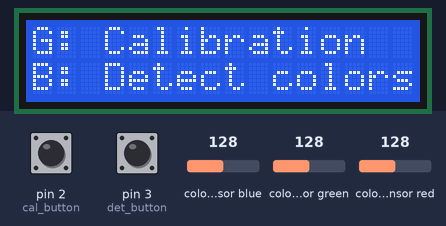
The sketch below on a simulated Arduino Uno, built with avr-gcc and run on an emulated ATmega328P. On the bench: 16×2 character LCD. Inputs (shaded band) come from the test bench; at power-on: pin 2 (cal_button) HIGH, pin 3 (det_button) HIGH, colour sensor blue 128, colour sensor green 128, colour sensor red 128.

Above: at 1.3 s.
1.4 s: pin 2 (cal_button) pulled LOW for 3.2 s
At 2.5 s:
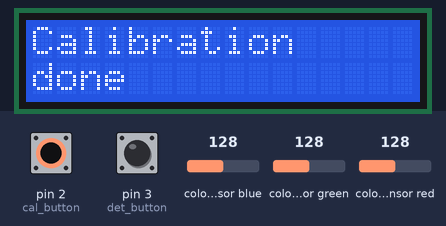
At 3.5 s:
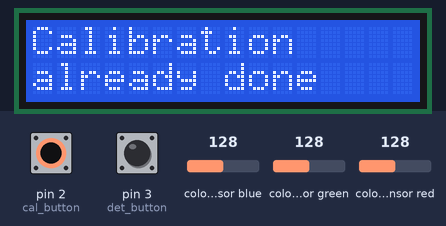
6.2 s: pin 3 (det_button) pulled LOW for 0.15 s
At 7.0 s:
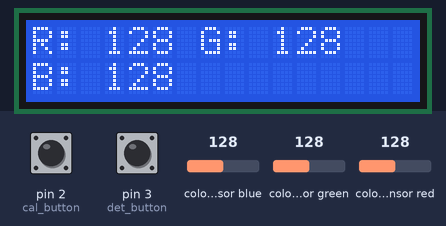
Timing chart, 0 to 9.2 s (numbered marks = the images above; inputs shaded):
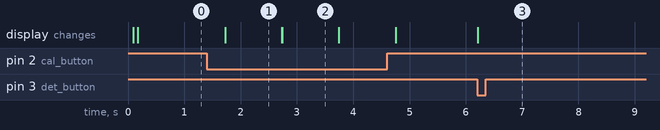

The sketch:

Color_detection.ino
```cpp
#include <MD_TCS230.h>
#include <FreqCount.h>
#include <LiquidCrystal.h>

#define  S2_OUT  12
#define  S3_OUT  13
#define  OE_OUT   8
#define cal_button 2
#define det_button 3
#define LCD_VO 11

int Contrast = 75;
bool calibrated = false;

MD_TCS230  CS(S2_OUT, S3_OUT, OE_OUT);
LiquidCrystal lcd(1, 4, 6, 7, 9, 10); //states the pins RS, E, D4, D5, D6, D7 are connected to


void setup() {
  pinMode(cal_button, INPUT_PULLUP);
  pinMode(det_button, INPUT_PULLUP);
  analogWrite(LCD_VO, 75);

  delay(30);

  CS.begin();
  lcd.begin(16, 2);

  delay(50);
  lcd.clear();
  delay(10);
  lcd.setCursor(0, 0);
  lcd.print("G: Calibration");
  delay(10);
  lcd.setCursor(0, 1);
  lcd.print("B: Detect colors");
}

void calibrateSensor() {
  if (calibrated) {
    lcd.clear();
    lcd.setCursor(0, 0);
    lcd.print("Calibration");
    lcd.setCursor(0, 1);
    lcd.print("already done");
    delay(1000);
    lcd.clear();
    lcd.setCursor(0, 0);
    lcd.print("G: Calibration");
    lcd.setCursor(0, 1);
    lcd.print("B: Detect colors");
  }
  else {
    sensorData sd;
    delay(300);

    lcd.clear();
    lcd.setCursor(0, 0);
    lcd.print("Black");
    while (digitalRead(cal_button) == HIGH);

    if (digitalRead(cal_button) == LOW) {
      CS.read();
      while (CS.available() == 0);
      CS.getRaw(&sd);
      CS.setDarkCal(&sd);
    }

    lcd.clear();
    lcd.setCursor(0, 0);
    lcd.print("White");
    while (digitalRead(cal_button) == HIGH);

    if (digitalRead(cal_button) == LOW) {
      CS.read();
      while (CS.available() == 0);
      CS.getRaw(&sd);
      CS.setWhiteCal(&sd);
    }

    lcd.clear();
    lcd.setCursor(0, 0);
    lcd.print("Calibration");
    lcd.setCursor(0, 1);
    lcd.print("done");
    delay(1000);
    lcd.clear();
    lcd.setCursor(0, 0);
    lcd.print("G: Calibration");
    lcd.setCursor(0, 1);
    lcd.print("B: Detect colors");

    calibrated = true;
  }
}

void detectColor() {
  bool detected;
  if (calibrated) {
    colorData rgb;
    detected = true;
    lcd.clear();
    CS.read();
    while (CS.available() == 0);
    CS.getRGB(&rgb);
    lcd.setCursor(0, 0);
    lcd.print("R: " + String(rgb.value[TCS230_RGB_R]));
    lcd.setCursor(7, 0);
    lcd.print("G: " + String(rgb.value[TCS230_RGB_G]));
    lcd.setCursor(0, 1);
    lcd.print("B: " + String(rgb.value[TCS230_RGB_B]));
    unsigned long currentMillis = millis();

    while (millis() - currentMillis < 10000);

    if (millis() - currentMillis >= 5000 && detected) {
      lcd.clear();
      lcd.setCursor(0, 0);
      lcd.print("G: Calibration");
      lcd.setCursor(0, 1);
      lcd.print("B: Detect colors");
      detected = false;
    }
  }
  else {
    lcd.clear();
    lcd.setCursor(0, 0);
    lcd.print("Pending");
    lcd.setCursor(0, 1);
    lcd.print("calibration");
  }
}

void loop() {
  if (digitalRead(cal_button) == LOW) {
    calibrateSensor();
  }

  else if (digitalRead(det_button) == LOW) {
    detectColor();
  }
}
```

Measured:
- after the input at 1.4 s, the display: changes after 0.32 s (image 1)
- after the input at 6.2 s, the display: changes at once (image 3)
- what the display in image 1 shows lasts 1.0 s, from 1.7 s to 2.7 s
